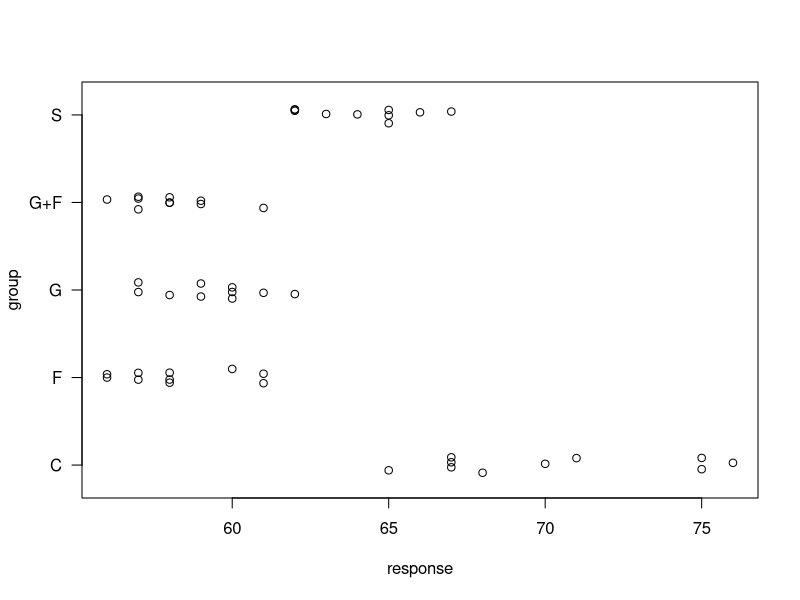

Here is the R script that generated this plot:
## ---- chunk 1
knitr::opts_chunk$set(echo=TRUE, fig.align="center")
## ---- chunk 2
x <- c(75,67,70,75,65,71,67,67,76,68,
       57,58,60,59,62,60,60,57,59,61,
       58,61,56,58,57,56,61,60,57,58,
       58,59,58,61,57,56,58,57,57,59,
       62,66,65,63,64,62,65,65,62,67)
treat <- factor(rep(c("C","G","F","G+F","S"), rep(10,5)))
sugar <- data.frame(rsp=x, trt=treat)

set.seed(1)
par(las=1)
stripchart(sugar$rsp ~ sugar$trt, method="jitter", pch=1, xlab="response", ylab="group")
aov.out <- aov(rsp ~ trt, data=sugar)
summary(aov.out)
## ---- chunk 3
# install.packages("multcomp")
library("multcomp")
## ---- chunk 4
g.out <- glht(aov.out, linfct=mcp(trt="Dunnett"))
summary(g.out)
## ---- chunk 5
str(sugar)
levels(sugar$trt)
## ---- chunk 6
sugar$trt <- relevel(sugar$trt, "G+F")
str(sugar)
levels(sugar$trt)
## ---- chunk 7
aov.out <- aov(rsp ~ trt, data=sugar)
summary(aov.out)
g.out <- glht(aov.out, linfct=mcp(trt="Dunnett"))
summary(g.out)
